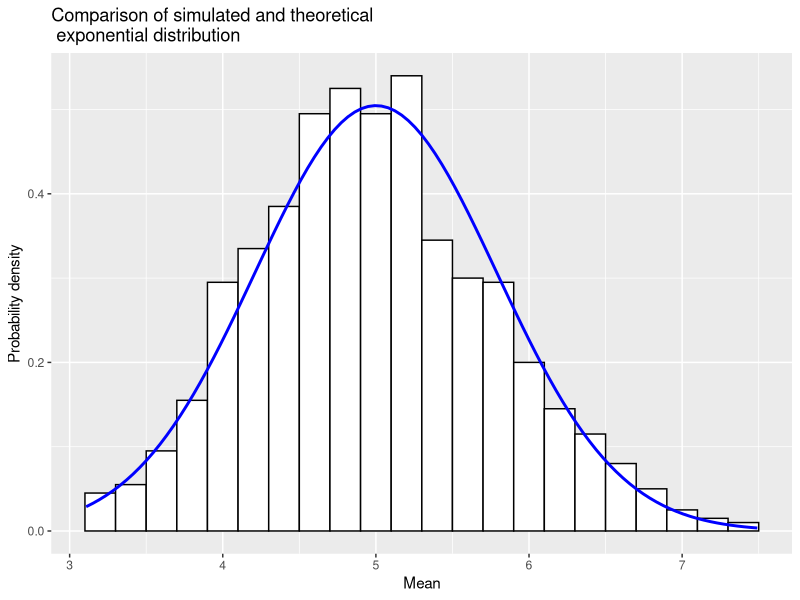

Reproduce this figure in R.
## ---- chunk 1
knitr::opts_chunk$set(echo = TRUE)

library(ggplot2)
## ---- chunk 2
set.seed(1)

averages = 1000
n = 40
lambda = 0.2

mns = NULL
for (i in 1 : 1000) mns = c(mns, mean(rexp(n, lambda)))

# normalize means
# mns = mns/n

sim_mean = mean(mns)
expected_mean = 1/lambda

var_mns = var(mns)
## ---- chunk 3


g = ggplot(data.frame(y = mns), aes(x = y)) +
    geom_histogram(aes(y = ..density..), binwidth = 0.2,
                   color = "black", fill = "white") +
    stat_function(fun = dnorm, geom = "line",
            args = list(mean = 1/lambda,
            sd = 1/(lambda*sqrt(n))),
            size = 1, col = "blue") + 
    ylab("Probability density") + 
    xlab("Mean") + 
    ggtitle("Comparison of simulated and theoretical\n exponential distribution")
g    
